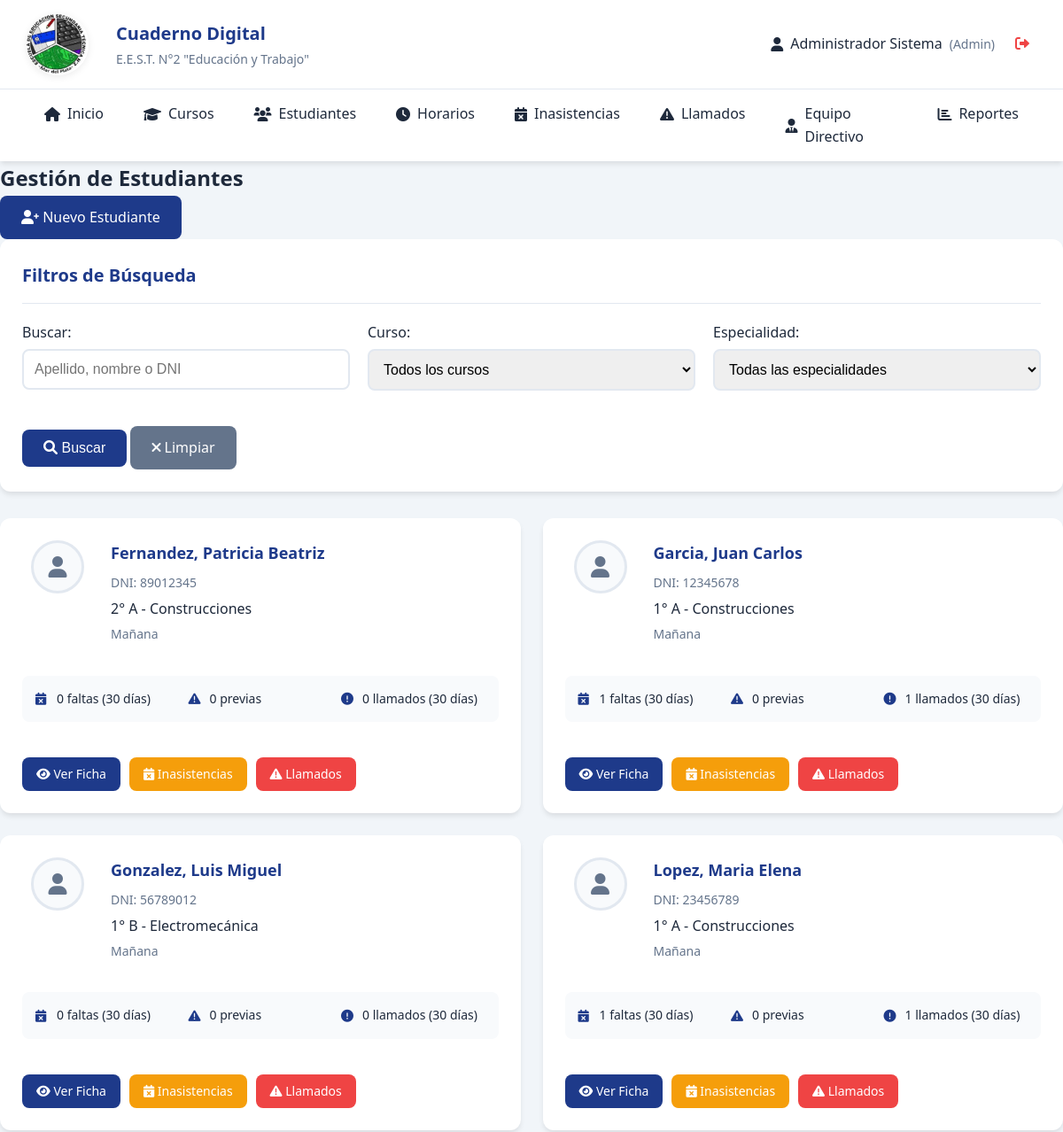
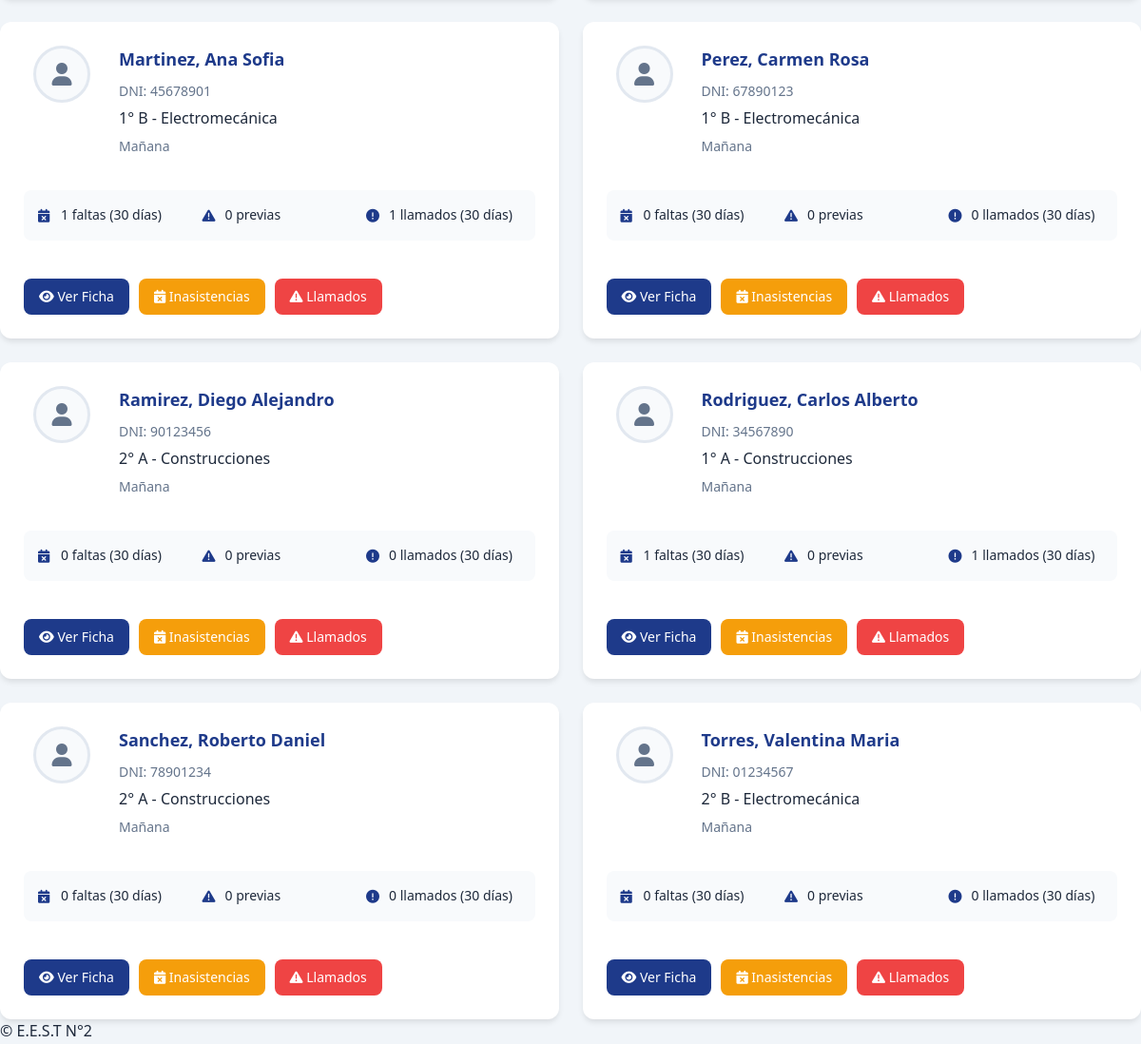
The app's page /estudiantes.php (signed in), older data (2 pictures, top to bottom).
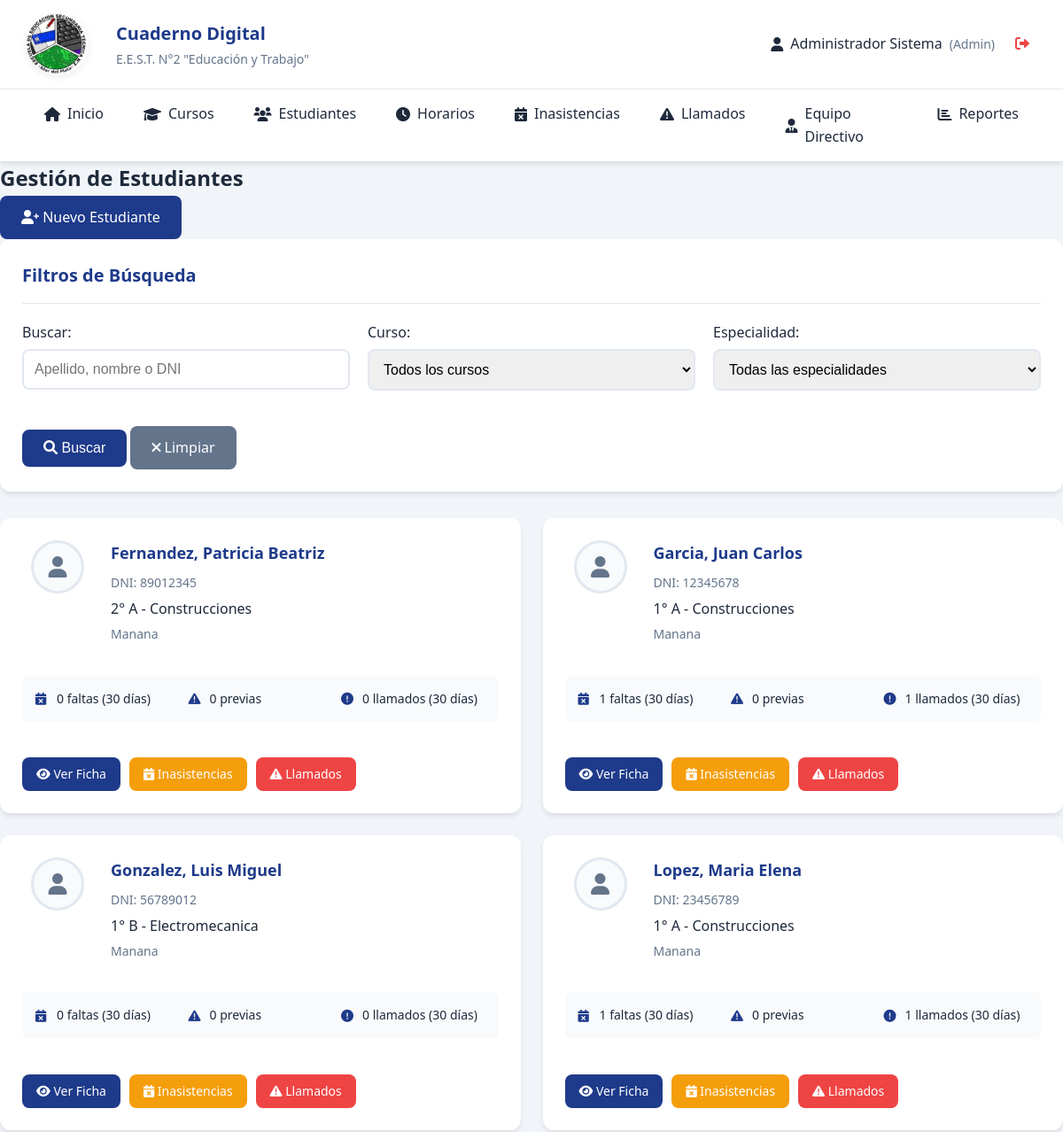
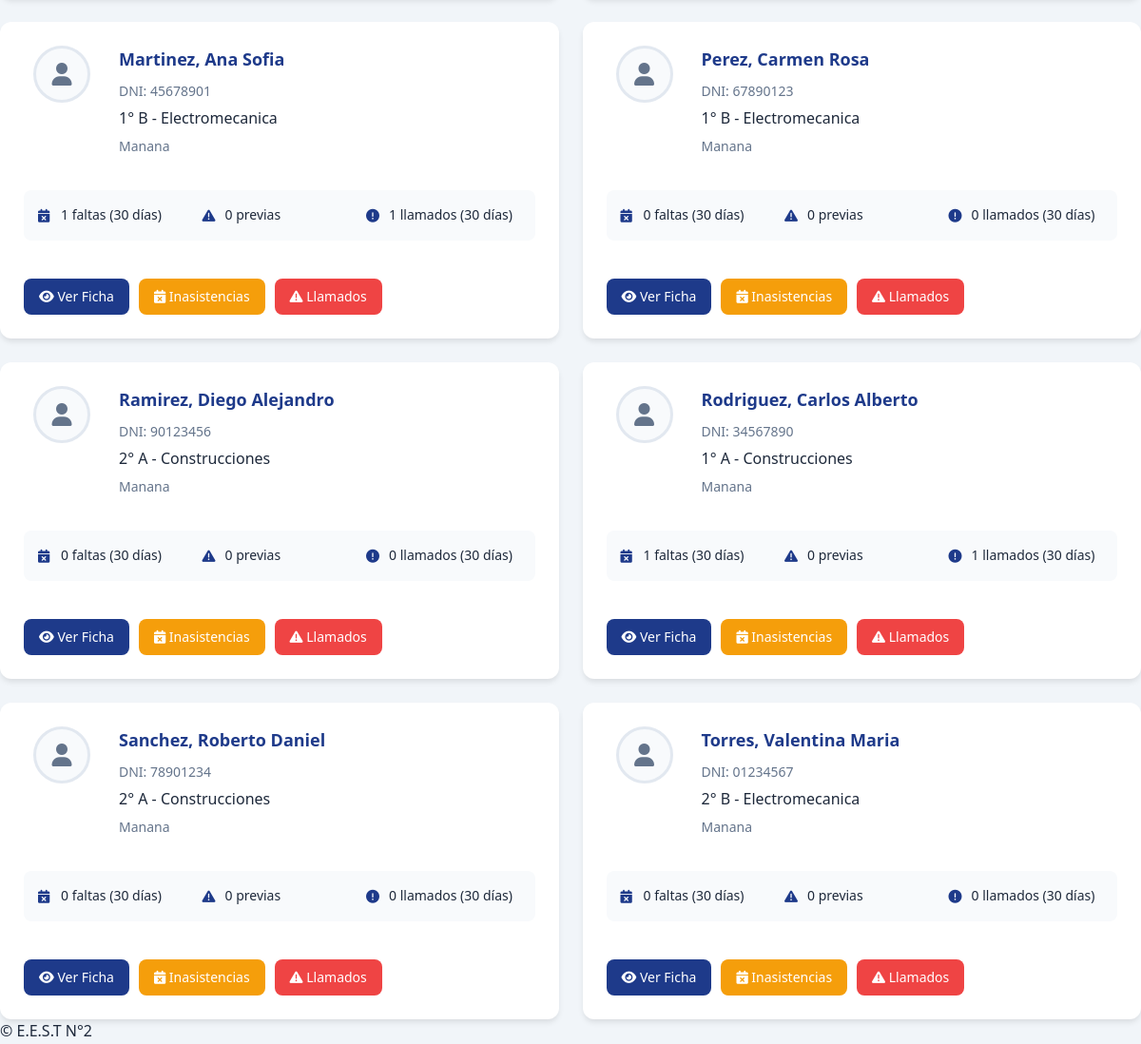
The same page, newer data (2 pictures, top to bottom).
### tables this page shows
CREATE TABLE IF NOT EXISTS estudiantes (
    id INT AUTO_INCREMENT PRIMARY KEY,
    dni VARCHAR(20) UNIQUE NOT NULL,
    apellido VARCHAR(100) NOT NULL,
    nombre VARCHAR(100) NOT NULL,
    fecha_nacimiento DATE,
    grupo_sanguineo VARCHAR(10),
    obra_social VARCHAR(100),
    domicilio TEXT,
    telefono_fijo VARCHAR(20),
    telefono_celular VARCHAR(20),
    email VARCHAR(100),
    foto VARCHAR(255),  
    curso_id INT,
    activo BOOLEAN DEFAULT TRUE,
    fecha_ingreso DATE DEFAULT CURRENT_DATE,
    FOREIGN KEY (curso_id) REFERENCES cursos(id)
);

CREATE TABLE IF NOT EXISTS cursos (
    id INT AUTO_INCREMENT PRIMARY KEY,
    anio INT NOT NULL,  
    division VARCHAR(5) NOT NULL,  
    turno_id INT NOT NULL,
    especialidad_id INT NOT NULL,
    taller_id INT,
    grado ENUM('inferior', 'superior') NOT NULL,  
    activo BOOLEAN DEFAULT TRUE,
    FOREIGN KEY (turno_id) REFERENCES turnos(id),
    FOREIGN KEY (especialidad_id) REFERENCES especialidades(id),
    FOREIGN KEY (taller_id) REFERENCES talleres(id)
);

CREATE TABLE IF NOT EXISTS especialidades (
    id INT AUTO_INCREMENT PRIMARY KEY,
    nombre VARCHAR(100) NOT NULL,
    descripcion TEXT,
    activa BOOLEAN DEFAULT TRUE
);

CREATE TABLE IF NOT EXISTS turnos (
    id INT AUTO_INCREMENT PRIMARY KEY,
    nombre VARCHAR(20) NOT NULL,  
    hora_inicio TIME,
    hora_fin TIME
);

### config/database.php (called while the page is built, shortened)
<?php
class Database {
    private static $instance = null;
    private $connection;
    private function __construct() {
        try {
            $this->connection = new PDO(
                "mysql:host=" . DB_HOST . ";dbname=" . DB_NAME . ";charset=utf8",
                DB_USER,
                DB_PASS,
                [
                    PDO::ATTR_ERRMODE => PDO::ERRMODE_EXCEPTION,
                    PDO::ATTR_DEFAULT_FETCH_MODE => PDO::FETCH_ASSOC,
                    PDO::ATTR_EMULATE_PREPARES => false
                ]
            );
        } catch (PDOException $e) {
            die("Error de conexión: " . $e->getMessage());
        }
    }
    public static function getInstance() {
        if (self::$instance === null) {
            self::$instance = new self();
        }
        return self::$instance;
    }
    public function query($sql, $params = []) {
        $stmt = $this->connection->prepare($sql);
        $stmt->execute($params);
        return $stmt;
    }
    public function fetchAll($sql, $params = []) {
        return $this->query($sql, $params)->fetchAll();
    }
}
?>

### includes/auth.php (called while the page is built, shortened)
<?php
require_once __DIR__ . '/../config/database.php';
class Auth {
    public function isLoggedIn() {
        return isset($_SESSION['logged_in']) && $_SESSION['logged_in'] === true;
    }
    public function hasRole($role) {
        return $this->isLoggedIn() && $_SESSION['rol'] === $role;
    }
    public function getCurrentUser() {
        if ($this->isLoggedIn()) {
            return [
                'id' => $_SESSION['user_id'],
                'username' => $_SESSION['username'],
                'nombre' => $_SESSION['nombre'],
                'apellido' => $_SESSION['apellido'],
                'rol' => $_SESSION['rol']
            ];
        }
        return null;
    }
}
$auth = new Auth();
?>

### estudiantes.php (the view, shortened to what this page needs)
<?php
include 'includes/header.php';
require_once 'config/database.php';
$db = Database::getInstance();
$busqueda = $_GET['busqueda'] ?? '';
$where_conditions = ["e.activo = 1"];
$params = [];
$where_clause = implode(" AND ", $where_conditions);
$estudiantes = $db->fetchAll("
    SELECT e.*, c.anio, c.division, c.grado, esp.nombre as especialidad_nombre,
           t.nombre as turno_nombre,
           COUNT(i.id) as total_faltas,
           COUNT(mp.id) as total_previas,
           COUNT(la.id) as total_llamados
    FROM estudiantes e
    LEFT JOIN cursos c ON e.curso_id = c.id
    LEFT JOIN especialidades esp ON c.especialidad_id = esp.id
    LEFT JOIN turnos t ON c.turno_id = t.id
    LEFT JOIN inasistencias i ON e.id = i.estudiante_id AND i.fecha >= DATE_SUB(CURDATE(), INTERVAL 30 DAY)
    LEFT JOIN materias_previas mp ON e.id = mp.estudiante_id AND mp.estado = 'pendiente'
    LEFT JOIN llamados_atencion la ON e.id = la.estudiante_id AND la.fecha >= DATE_SUB(CURDATE(), INTERVAL 30 DAY)
    WHERE $where_clause
    GROUP BY e.id
    ORDER BY e.apellido, e.nombre
    LIMIT 100
", $params);
?>
<section class="estudiantes-section">
    <div class="section-header">
        <h2>Gestión de Estudiantes</h2>
        <a href="estudiantes.php?action=nuevo" class="btn btn-primary">
            <i class="fas fa-user-plus"></i> Nuevo Estudiante
        </a>
    </div>
    <div class="card">
        <div class="card-header">
            <h3 class="card-title">Filtros de Búsqueda</h3>
        </div>
        <form method="GET" class="filters-form">
            <div class="form-row">
                <div class="form-group">
                    <label for="busqueda">Buscar:</label>
                    <input type="text" name="busqueda" id="busqueda"
                           value="<?php echo htmlspecialchars($busqueda); ?>"
                           placeholder="Apellido, nombre o DNI">
                </div>
                <div class="form-group">
                    <label for="curso">Curso:</label>
                    <select name="curso" id="curso">
                        <option value="">Todos los cursos</option>
                    </select>
                </div>
                <div class="form-group">
                    <label for="especialidad">Especialidad:</label>
                    <select name="especialidad" id="especialidad">
                        <option value="">Todas las especialidades</option>
                    </select>
                </div>
            </div>
            <div class="form-actions">
                <button type="submit" class="btn btn-primary">
                    <i class="fas fa-search"></i> Buscar
                </button>
                <a href="estudiantes.php" class="btn btn-secondary">
                    <i class="fas fa-times"></i> Limpiar
                </a>
            </div>
        </form>
    </div>
    <div class="estudiantes-grid">
        <?php foreach ($estudiantes as $estudiante): ?>
        <div class="estudiante-card">
            <div class="estudiante-photo">
                <?php if ($estudiante['foto']): ?>
                    <img src="<?php echo htmlspecialchars($estudiante['foto']); ?>" alt="Foto del estudiante">
                <?php else: ?>
                    <div class="photo-placeholder">
                        <i class="fas fa-user"></i>
                    </div>
                <?php endif; ?>
            </div>
            <div class="estudiante-info">
                <h3><?php echo htmlspecialchars($estudiante['apellido'] . ', ' . $estudiante['nombre']); ?></h3>
                <p class="estudiante-dni">DNI: <?php echo htmlspecialchars($estudiante['dni']); ?></p>
                <p class="estudiante-curso">
                    <?php echo $estudiante['anio'] . '° ' . $estudiante['division']; ?> -
                    <?php echo htmlspecialchars($estudiante['especialidad_nombre']); ?>
                </p>
                <p class="estudiante-turno"><?php echo htmlspecialchars($estudiante['turno_nombre']); ?></p>
            </div>
            <div class="estudiante-stats">
                <div class="stat-item">
                    <i class="fas fa-calendar-times"></i>
                    <span><?php echo $estudiante['total_faltas']; ?> faltas (30 días)</span>
                </div>
                <div class="stat-item">
                    <i class="fas fa-exclamation-triangle"></i>
                    <span><?php echo $estudiante['total_previas']; ?> previas</span>
                </div>
                <div class="stat-item">
                    <i class="fas fa-exclamation-circle"></i>
                    <span><?php echo $estudiante['total_llamados']; ?> llamados (30 días)</span>
                </div>
            </div>
            <div class="estudiante-actions">
                <a href="estudiante_ficha.php?id=<?php echo $estudiante['id']; ?>" class="btn btn-primary btn-sm">
                    <i class="fas fa-eye"></i> Ver Ficha
                </a>
                <a href="inasistencias.php?estudiante=<?php echo $estudiante['id']; ?>" class="btn btn-warning btn-sm">
                    <i class="fas fa-calendar-times"></i> Inasistencias
                </a>
                <a href="llamados.php?estudiante=<?php echo $estudiante['id']; ?>" class="btn btn-danger btn-sm">
                    <i class="fas fa-exclamation-triangle"></i> Llamados
                </a>
            </div>
        </div>
        <?php endforeach; ?>
    </div>
</section>
<?php include 'includes/footer.php'; ?>

### includes/header.php (shortened to what this page needs)
<?php
require_once 'includes/auth.php';
$auth->requireLogin();
$currentUser = $auth->getCurrentUser();
?>
<!DOCTYPE html>
<html lang="es">
<head>
    <link rel="stylesheet" href="css/style.css">
    <link rel="stylesheet" href="https://cdnjs.cloudflare.com/ajax/libs/font-awesome/6.0.0/css/all.min.css">
</head>
<body>
    <header class="main-header">
        <div class="header-top">
            <div class="logo-section">
                <img src="img/logo-escuela.png" alt="Logo EEST N°2" class="logo" style="width:70px;height:70px;border-radius:50%;background:#fff;object-fit:contain;box-shadow:0 2px 8px rgba(0,0,0,0.08);margin-right:16px;">
                <div class="school-info">
                    <h1>Cuaderno Digital</h1>
                    <h2>E.E.S.T. N°2 "Educación y Trabajo"</h2>
                </div>
            </div>
            <div class="user-section">
                <div class="user-info">
                    <i class="fas fa-user"></i>
                    <span><?php echo htmlspecialchars($currentUser['nombre'] . ' ' . $currentUser['apellido']); ?></span>
                    <span class="role">(<?php echo ucfirst($currentUser['rol']); ?>)</span>
                </div>
                <a href="logout.php" class="logout-btn" title="Cerrar sesión">
                    <i class="fas fa-sign-out-alt"></i>
                </a>
            </div>
        </div>
        <nav class="main-nav" id="main-nav">
            <ul class="nav-menu">
                <li><a href="index.php" class="nav-link"><i class="fas fa-home"></i> Inicio</a></li>
                <li><a href="cursos.php" class="nav-link"><i class="fas fa-graduation-cap"></i> Cursos</a></li>
                <li><a href="estudiantes.php" class="nav-link"><i class="fas fa-users"></i> Estudiantes</a></li>
                <li><a href="horarios.php" class="nav-link"><i class="fas fa-clock"></i> Horarios</a></li>
                <li><a href="inasistencias.php" class="nav-link"><i class="fas fa-calendar-times"></i> Inasistencias</a></li>
                <li><a href="llamados.php" class="nav-link"><i class="fas fa-exclamation-triangle"></i> Llamados</a></li>
                <?php if ($auth->hasRole('admin') || $auth->hasRole('directivo')): ?>
                <li><a href="equipo.php" class="nav-link"><i class="fas fa-user-tie"></i> Equipo Directivo</a></li>
                <li><a href="reportes.php" class="nav-link"><i class="fas fa-chart-bar"></i> Reportes</a></li>
                <?php endif; ?>
            </ul>
        </nav>
    </header>
</body>
</html>

### includes/footer.php
<footer>
    <p>&copy; <php echo date("Y"); ?> E.E.S.T N°2</p>
</footer>
</body>
</html>

### css/style.css (style rules this page uses)
* { margin: 0; padding: 0; box-sizing: border-box; }
:root { --primary-color: #1e3a8a; --secondary-color: #3b82f6; --accent-color: #f59e0b; --success-color: #10b981; --danger-color: #ef4444; --warning-color: #f59e0b; --info-color: #06b6d4; --light-color: #f8fafc; --dark-color: #1e293b; --gray-color: #64748b; --border-color: #e2e8f0; --shadow: 0 4px 6px -1px rgba(0, 0, 0, 0.1); --shadow-lg: 0 10px 15px -3px rgba(0, 0, 0, 0.1); }
body { font-family: 'Segoe UI', Tahoma, Geneva, Verdana, sans-serif; line-height: 1.6; color: var(--dark-color); background-color: #f1f5f9; }
.form-group { margin-bottom: 20px; }
.form-group label { display: block; margin-bottom: 5px; font-weight: 500; color: var(--dark-color); }
.form-group input { width: 100%; padding: 12px; border: 2px solid var(--border-color); border-radius: 8px; font-size: 16px; transition: border-color 0.3s; }
.btn { display: inline-block; padding: 12px 24px; border: none; border-radius: 8px; font-size: 16px; font-weight: 500; text-decoration: none; cursor: pointer; transition: all 0.3s; text-align: center; }
.btn-primary { background-color: var(--primary-color); color: white; }
.main-header { background: white; box-shadow: var(--shadow); position: sticky; top: 0; z-index: 100; }
.header-top { display: flex; justify-content: space-between; align-items: center; padding: 15px 30px; border-bottom: 1px solid var(--border-color); }
.logo-section { display: flex; align-items: center; gap: 15px; }
.logo { width: 60px; height: 60px; }
.school-info h1 { font-size: 20px; color: var(--primary-color); margin-bottom: 2px; }
.school-info h2 { font-size: 14px; color: var(--gray-color); font-weight: normal; }
.user-section { display: flex; align-items: center; gap: 15px; }
.user-info { display: flex; align-items: center; gap: 8px; color: var(--dark-color); }
.user-info .role { color: var(--gray-color); font-size: 14px; }
.logout-btn { color: var(--danger-color); padding: 8px; border-radius: 6px; transition: background-color 0.3s; }
.main-nav { padding: 0 30px; }
.nav-menu { display: flex; list-style: none; gap: 5px; }
.nav-link { display: flex; align-items: center; gap: 8px; padding: 15px 20px; color: var(--dark-color); text-decoration: none; border-radius: 8px; transition: all 0.3s; font-weight: 500; }
.card { background: white; border-radius: 12px; padding: 25px; box-shadow: var(--shadow); margin-bottom: 20px; }
.card-header { display: flex; justify-content: space-between; align-items: center; margin-bottom: 20px; padding-bottom: 15px; border-bottom: 1px solid var(--border-color); }
.card-title { font-size: 20px; color: var(--primary-color); font-weight: 600; }
.form-row { display: grid; grid-template-columns: repeat(auto-fit, minmax(250px, 1fr)); gap: 20px; margin-bottom: 20px; }
.form-group input, .form-group select, .form-group textarea { width: 100%; padding: 12px; border: 2px solid var(--border-color); border-radius: 8px; font-size: 16px; transition: border-color 0.3s; }
.btn-secondary { background-color: var(--gray-color); color: white; }
.btn-danger { background-color: var(--danger-color); color: white; }
.btn-warning { background-color: var(--warning-color); color: white; }
.btn-sm { padding: 8px 16px; font-size: 14px; }

Row changes from the older to the newer data that the page shows:
changed through a linked row, estudiantes "Fernandez, Patricia Beatriz": turnos.nombre "Mañana" → "Manana"
changed through a linked row, estudiantes "Garcia, Juan Carlos": turnos.nombre "Mañana" → "Manana"
changed through a linked row, estudiantes "Gonzalez, Luis Miguel": especialidades.nombre "Electromecánica" → "Electromecanica"; turnos.nombre "Mañana" → "Manana"
changed through a linked row, estudiantes "Lopez, Maria Elena": turnos.nombre "Mañana" → "Manana"
changed through a linked row, estudiantes "Martinez, Ana Sofia": especialidades.nombre "Electromecánica" → "Electromecanica"; turnos.nombre "Mañana" → "Manana"
changed through a linked row, estudiantes "Perez, Carmen Rosa": especialidades.nombre "Electromecánica" → "Electromecanica"; turnos.nombre "Mañana" → "Manana"
changed through a linked row, estudiantes "Ramirez, Diego Alejandro": turnos.nombre "Mañana" → "Manana"
changed through a linked row, estudiantes "Rodriguez, Carlos Alberto": turnos.nombre "Mañana" → "Manana"
changed through a linked row, estudiantes "Sanchez, Roberto Daniel": turnos.nombre "Mañana" → "Manana"
changed through a linked row, estudiantes "Torres, Valentina Maria": especialidades.nombre "Electromecánica" → "Electromecanica"; turnos.nombre "Mañana" → "Manana"
